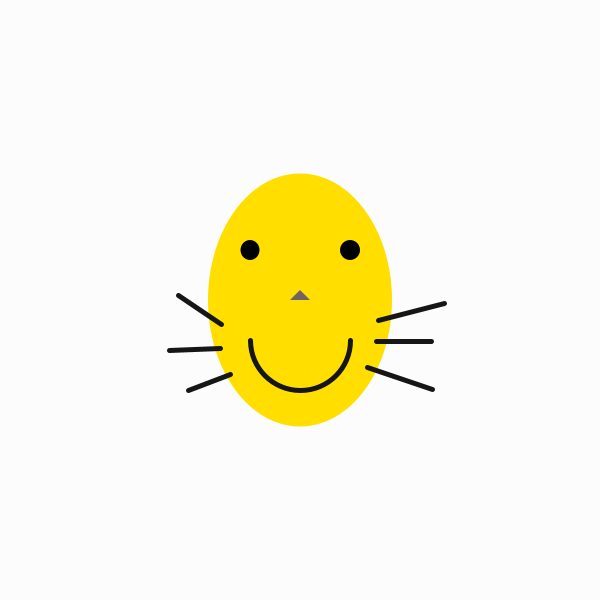
Frame 1 (no input)
Frame 60 (the mouse pressed at the canvas centre just before this capture): identical to frame 1, image omitted
Frame 120 (the mouse held since frame 60 and released just before this capture): identical to frame 1, image omitted

The Processing sketch that drew this single still picture (run headless with seeded random() and noise(); from frame 60 on, the mouse is pressed at the canvas centre):

// Processing sketch: smiley
// ── smiley.pde
// This is a smiley  made for Drawing with Code for The Ellis School 
// by Caroline Record 2015
// Make it your own! Modify it and have fun.



void setup(){
  size (600, 600);
  smooth(); 
  

}

void draw (){
  // no outlines around the circles
  noStroke(); 
  background(252);
  
  // 
  fill(255,222,0); 
  // draw a face (circle) in the middle of the screen 
  // x position, y position, width, height
  // to learn more about circles check this out : 
  ellipse(300,300, 184,253);
  
  
  // time to draw some eyes!
  // let's choose the eye color.
  fill(0,0,1);
  // left eye
  ellipse(250,250, 19,20); 
  //right eye
  ellipse(350,250, 20,20); 
  
  // little triangle nose
  // https://www.processing.org/reference/triangle_.html
  fill(112,99,99);
  triangle(300, 290, 290, 300, 310, 300);
  
  
  noFill(); 
  strokeCap(ROUND);
  stroke(22);
  strokeWeight(5); 
  
  
  // circle mouth 
  //fill(255,255,255);
  arc(300, 340, 100, 100, radians(0), radians(180));
  
  // I think we need some whiskers! 
  
  //right whiskers
  line(378,320,444,303);
  line(376,341,431,341);
  line(367,367,432,389); 

  // left whiskers
  line(221,324,178,295);
  line(220,348,169,350);
  line(230,374,188,390);
} 


void mouseClicked() {
  
    println (mouseX +"," + mouseY);
}

void keyPressed() {
 if (key == 's' ) {
   println ("saving new drawing!");
   save("smiley_" +millis()+ ".jpg");
 }
}
